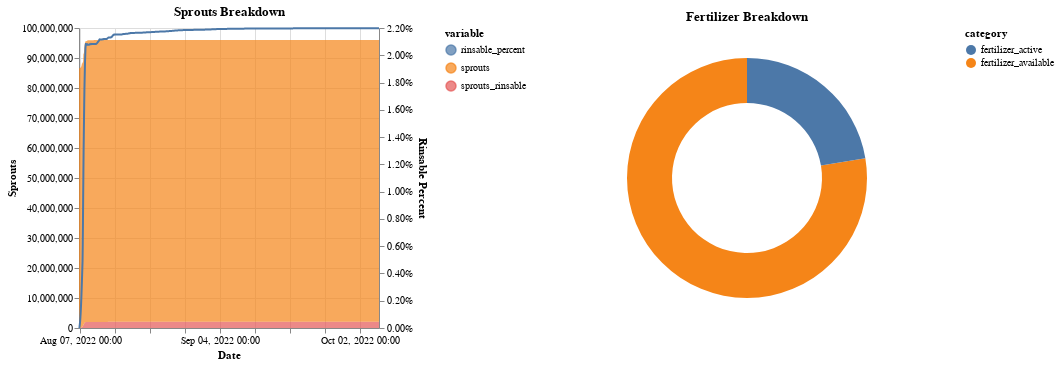

Notebook cell for this chart:
### Code cell
def visualize_recap_paid_percent(df: pd.DataFrame): 
    """"""
    df = df.iloc[1:,]
    # fertilizer breakdown 
    series_fert = df.iloc[-1,][['fertilizer_available', 'fertilizer_active']]
    fert_total = series_fert['fertilizer_available'] + series_fert['fertilizer_active']
    df_fert = pd.DataFrame(
        {
            'category': series_fert.index, 'value': series_fert.values, 
            'label': [
                f"{c}: {int(v):,} \n({v / fert_total:.1%})" 
                for c, v in zip(series_fert.index, series_fert.values)
            ]
        }
    )
    fertililzer_breakdown = alt.Chart(
        df_fert, title="Fertilizer Breakdown"
    ).encode(
        theta=alt.Theta("value:Q", stack=True),
        color=alt.Color("category:N", legend=alt.Legend()),
        tooltip="label:N"
    ).mark_arc(outerRadius=120, innerRadius=75)
    # sprouts breakdown 
    df_sprouts = df.copy()
    label_vars = ['sprouts rinsable', 'sprouts ', 'rinsable percent']
    id_vars = ['timestamp'] + label_vars
    value_vars = ['sprouts_rinsable', 'sprouts', 'rinsable_percent']
    df_sprouts['sprouts rinsable'] = df_sprouts['sprouts_rinsable']
    df_sprouts['sprouts '] = df_sprouts['sprouts']
    df_sprouts['rinsable percent'] = df_sprouts['rinsable_percent']
    df_sprouts = df_sprouts.melt(
        id_vars=id_vars, value_vars=value_vars
    ).sort_values("timestamp")
    sprouts_base = alt.Chart(
        df_sprouts[['timestamp', 'value', 'variable'] + label_vars], 
        title="Sprouts Breakdown"
    ).encode(
        x=alt.X("yearmonthdatehours(timestamp):T", axis=alt.Axis(tickCount=10, title="Date")), 
        y=alt.Y("value:Q", axis=alt.Axis(title="Sprouts")), 
        color=alt.Color("variable:N", legend=alt.Legend()),
    )
    sprouts_area = sprouts_base.transform_filter(
        datum.variable != 'rinsable_percent'
    ).mark_area(point="transparent").encode(
        tooltip=[
            alt.Tooltip(f'{e}:Q', format=",d" if e != 'rinsable percent' else ".2%") 
            for e in label_vars
        ]
    )
    sprouts_line = sprouts_base.transform_filter(
        datum.variable == 'rinsable_percent'
    ).mark_line().encode(
        y=alt.Y("value:Q", axis=alt.Axis(title="Rinsable Percent", format=".2%")), 
    )
    sprouts_breakdown = alt.layer(sprouts_area, sprouts_line).resolve_scale(
        y="independent", 
    ).resolve_axis(
        y="independent"
    ).properties(width=300)
    
    c = alt.hconcat(
        sprouts_breakdown, 
        fertililzer_breakdown
    ).resolve_legend(
        color="independent", 
    ).resolve_scale(
        y="independent",
        color="independent",
    ).resolve_axis(
        y="independent"
    )
    return c

c = visualize_recap_paid_percent(df)
c

### Figure 1 — Vega-Lite specification as saved in the notebook (floating-point values rounded to 4 significant figures; data arrays with more than 128 entries replaced by an {"elided": "..."} marker saying what was removed)
{"config": {"view": {"continuousWidth": 400, "continuousHeight": 300}}, "hconcat": [{"layer": [{"mark": {"type": "area", "point": "transparent"}, "encoding": {"color": {"field": "variable", "legend": {}, "type": "nominal"}, "tooltip": [{"field": "sprouts rinsable", "format": ",d", "type": "quantitative"}, {"field": "sprouts ", "format": ",d", "type": "quantitative"}, {"field": "rinsable percent", "format": ".2%", "type": "quantitative"}], "x": {"axis": {"tickCount": 10, "title": "Date"}, "field": "timestamp", "timeUnit": "yearmonthdatehours", "type": "temporal"}, "y": {"axis": {"title": "Sprouts"}, "field": "value", "type": "quantitative"}}, "title": "Sprouts Breakdown", "transform": [{"filter": "(datum.variable !== 'rinsable_percent')"}]}, {"mark": "line", "encoding": {"color": {"field": "variable", "legend": {}, "type": "nominal"}, "x": {"axis": {"tickCount": 10, "title": "Date"}, "field": "timestamp", "timeUnit": "yearmonthdatehours", "type": "temporal"}, "y": {"axis": {"format": ".2%", "title": "Rinsable Percent"}, "field": "value", "type": "quantitative"}}, "title": "Sprouts Breakdown", "transform": [{"filter": "(datum.variable === 'rinsable_percent')"}]}], "data": {"name": "data-0c97e6626ef657f21efcdda9c9bee367"}, "resolve": {"axis": {"y": "independent"}, "scale": {"y": "independent"}}, "width": 300}, {"data": {"name": "data-77447f09d198c5746415f15ec2f85db6"}, "mark": {"type": "arc", "innerRadius": 75, "outerRadius": 120}, "encoding": {"color": {"field": "category", "legend": {}, "type": "nominal"}, "theta": {"field": "value", "stack": true, "type": "quantitative"}, "tooltip": {"field": "label", "type": "nominal"}}, "title": "Fertilizer Breakdown"}], "resolve": {"axis": {"y": "independent"}, "legend": {"color": "independent"}, "scale": {"color": "independent", "y": "independent"}}, "$schema": "https://vega.github.io/schema/vega-lite/v4.17.0.json", "datasets": {"data-0c97e6626ef657f21efcdda9c9bee367": {"elided": "4323 records"}, "data-77447f09d198c5746415f15ec2f85db6": [{"category": "fertilizer_available", "value": 59790000.0, "label": "fertilizer_available: 59,785,563 \n(77.6%)"}, {"category": "fertilizer_active", "value": 17210000.0, "label": "fertilizer_active: 17,214,437 \n(22.4%)"}]}}
